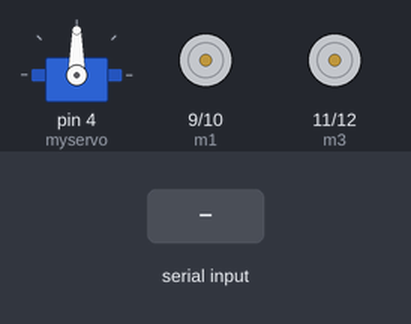
Bench run of a sketch on a simulated Arduino Uno, built with avr-gcc and run on an emulated ATmega328P. Parts: servo, motor-driver pin pairs drawn as motors (green arrow = first pin HIGH = forward, orange = second pin HIGH = backward, longer = more drive, scaled by the enable pin). The inputs (shaded band) are chosen by the test bench.

Above: at 1.2 s.
1.3 s: "O" received over Serial
At 2.5 s:
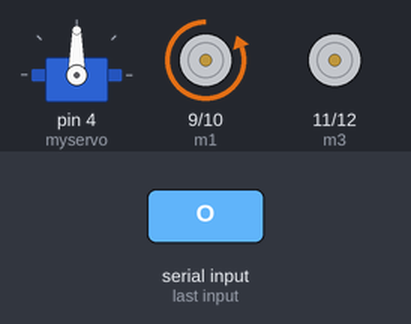
2.8 s: "F" received over Serial
At 3.7 s:
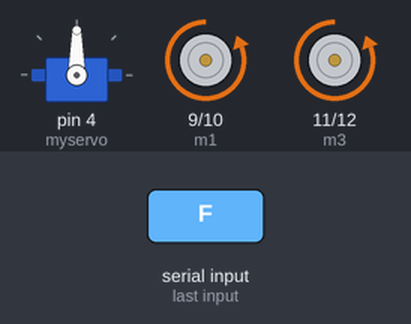
4.3 s: "B" received over Serial
At 4.9 s:
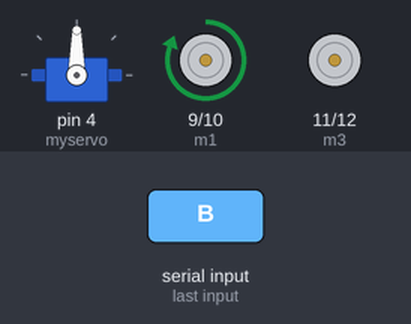
5.8 s: "R" received over Serial
At 7.0 s:
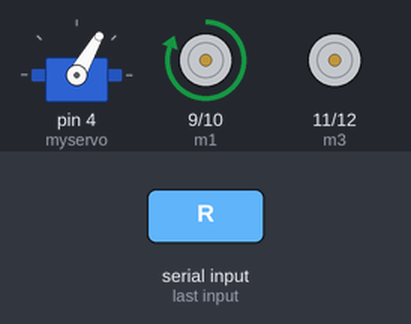
7.3 s: "L" received over Serial
At 8.4 s:
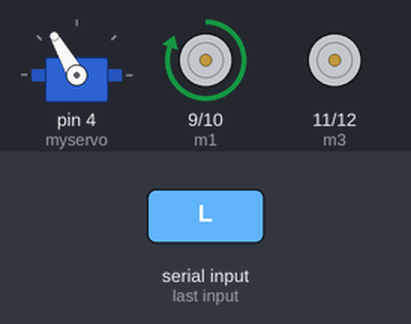
8.8 s: "S" received over Serial
At 9.5 s:
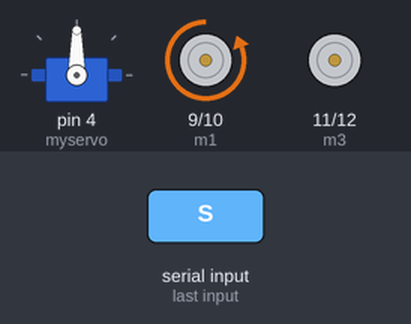
Timing chart, 0 to 11.3 s (numbered marks = the images above; inputs shaded):
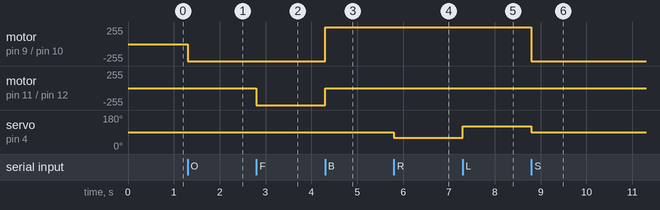

Measured:
- after the input at 1.3 s, motor on pin 9 (m1) / pin 10 (m2): stopped → backward 255/255 at once
- after the input at 2.8 s, motor on pin 11 (m3) / pin 12 (m4): stopped → backward 255/255 at once
- after the input at 4.3 s, motor on pin 9 (m1) / pin 10 (m2): backward 255/255 → forward 255/255 at once; motor on pin 11 (m3) / pin 12 (m4): backward 255/255 → stopped at once
- after the input at 5.8 s, servo on pin 4 (myservo): 90° → 60° at once
- after the input at 7.3 s, servo on pin 4 (myservo): 60° → 120° at once
- after the input at 8.8 s, motor on pin 9 (m1) / pin 10 (m2): forward 255/255 → backward 255/255 at once; servo on pin 4 (myservo): 120° → 90° at once

The sketch:

Final_Prototype.ino
```cpp
// C++ Code
// Name: Vyom Kapadia
// Course Code: TEJ 3M1-P
// Date: June 17, 2023


// Adding the Servo library
#include <Servo.h>


// Variables
// Bluetooth input variable
char BT_input;


// Specific pin variables
int enA = 8;
int m1 = 9;
int m2 = 10;
int m3 = 11;
int m4 = 12;
int enB = 13;


// On/Off variable
bool on = false;


// Forward/Stationary variable
int forward = 0;


// Left/Right variable
int left_right = 0;


// Servo variable
Servo myservo;


void setup()
{
  // Built-in function for the setup (setting some
  // pins to output and setting up Serial gate)


  Serial.begin(9600);


  pinMode(enA, OUTPUT);
  pinMode(m1, OUTPUT);
  pinMode(m2, OUTPUT);
  pinMode(m3, OUTPUT);
  pinMode(m4, OUTPUT);
  pinMode(enB, OUTPUT);


  myservo.attach(4);
}


void loop()
{
  // Built in loop function (runs the main part of the program)


  // Checking if the HC-05 is connected
  if (Serial.available())
  {


    // Reads input from HC-05 bluetooth module (connected to a phone)
    BT_input=Serial.read();


    // Changes the on, forward, and left_right variable if a button was pressed on the HC-05
    if (BT_input=='O') {
      on = !on;
    }
    else if (BT_input=='F') {
      forward = 1;
    }
    else if (BT_input=='S') {
      forward = 0;
      left_right = 0;
    }
    else if (BT_input=='B') {
      forward = -1;
    }
    else if (BT_input=='R') {
      left_right = 1;
    }
    else if (BT_input=='L') {
      left_right = -1;
    }


    // Writes the max power/value (255) to the enA and enB pins
    analogWrite(enA, 255);
    analogWrite(enB, 255);


    // If the hovercraft is supposed to be off, sets m1, m2, m3, and m4 to LOW
    if (!on) {
      digitalWrite(m1, LOW);
      digitalWrite(m2, LOW);
      digitalWrite(m3, LOW);
      digitalWrite(m4, LOW);
    }


    // If the hovercraft is supposed to be on and moving forward, sets m2 and m4 to HIGH
    // and m1 and m3 to LOW
    else if (forward == 1) {
      digitalWrite(m1, LOW);
      digitalWrite(m2, HIGH);
      digitalWrite(m3, LOW);
      digitalWrite(m4, HIGH);
    }


    // If the hovercraft is supposed to be on and stationary, sets m2 to HIGH
    // and m1, m3, and m4 to LOW
    else if (forward == 0) {
      digitalWrite(m1, LOW);
      digitalWrite(m2, HIGH);
      digitalWrite(m3, LOW);
      digitalWrite(m4, LOW);
    }

    else if (forward == -1) {
      digitalWrite(m1, HIGH);
      digitalWrite(m2, LOW);
      digitalWrite(m3, LOW);
      digitalWrite(m4, LOW);
    }


    // If the hovercraft is supposed to go right, sets the servo to turn to 50 degrees
    if (left_right == 1) {
      myservo.write(60);
      delay(15);  // Gives time for the servo to turn
    }


    // If the hovercraft is supposed to go straight, sets the servo to turn to 90 degrees
    else if (left_right == 0) {
      myservo.write(90);
      delay(15);  // Gives time for the servo to turn
    }


    // If the hovercraft is supposed to go left, sets the servo to turn to 120 degrees
    else if (left_right == -1) {
      myservo.write(120);
      delay(15);  // Gives time for the servo to turn
    }


  }

}
```
